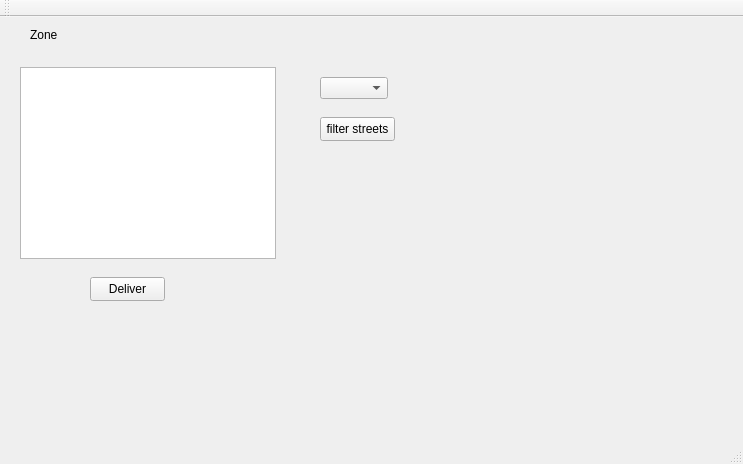
<?xml version="1.0" encoding="UTF-8"?>
<ui version="4.0">
 <class>CourierWindowClass</class>
 <widget class="QMainWindow" name="CourierWindowClass">
  <property name="geometry">
   <rect>
    <x>0</x>
    <y>0</y>
    <width>743</width>
    <height>464</height>
   </rect>
  </property>
  <property name="windowTitle">
   <string>CourierWindow</string>
  </property>
  <widget class="QWidget" name="centralWidget">
   <widget class="QLabel" name="zoneLabel">
    <property name="geometry">
     <rect>
      <x>30</x>
      <y>10</y>
      <width>49</width>
      <height>16</height>
     </rect>
    </property>
    <property name="text">
     <string>Zone</string>
    </property>
   </widget>
   <widget class="QListWidget" name="undeliveredPackagesList">
    <property name="geometry">
     <rect>
      <x>20</x>
      <y>50</y>
      <width>256</width>
      <height>192</height>
     </rect>
    </property>
   </widget>
   <widget class="QComboBox" name="streetsComboBox">
    <property name="geometry">
     <rect>
      <x>320</x>
      <y>60</y>
      <width>68</width>
      <height>22</height>
     </rect>
    </property>
   </widget>
   <widget class="QPushButton" name="filterPushButton">
    <property name="geometry">
     <rect>
      <x>320</x>
      <y>100</y>
      <width>75</width>
      <height>24</height>
     </rect>
    </property>
    <property name="text">
     <string>filter streets</string>
    </property>
   </widget>
   <widget class="QPushButton" name="deliverButton">
    <property name="geometry">
     <rect>
      <x>90</x>
      <y>260</y>
      <width>75</width>
      <height>24</height>
     </rect>
    </property>
    <property name="text">
     <string>Deliver</string>
    </property>
   </widget>
  </widget>
  <widget class="QMenuBar" name="menuBar">
   <property name="geometry">
    <rect>
     <x>0</x>
     <y>0</y>
     <width>743</width>
     <height>22</height>
    </rect>
   </property>
  </widget>
  <widget class="QToolBar" name="mainToolBar">
   <attribute name="toolBarArea">
    <enum>TopToolBarArea</enum>
   </attribute>
   <attribute name="toolBarBreak">
    <bool>false</bool>
   </attribute>
  </widget>
  <widget class="QStatusBar" name="statusBar"/>
 </widget>
 <layoutdefault spacing="6" margin="11"/>
 <resources>
  <include location="CourierWindow.qrc"/>
 </resources>
 <connections/>
</ui>
